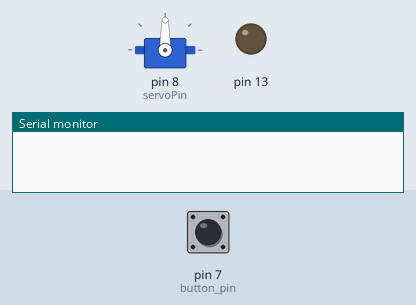
Recording of a sketch running on a simulated Arduino Uno, built with avr-gcc and run on an emulated ATmega328P. Parts: servo, output pins drawn as LEDs (lit = HIGH), the last lines printed to the serial monitor. The inputs (shaded band) are chosen by the test bench; at power-on: pin 7 (button_pin) HIGH.

Above: at 1.2 s.
1.3 s: pin 7 (button_pin) pulled LOW for 0.15 s
At 1.37 s:
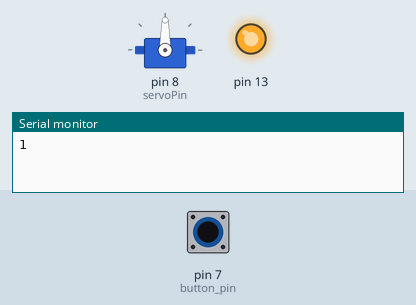
2.9 s: pin 7 (button_pin) pulled LOW for 3.2 s
At 7.4 s:
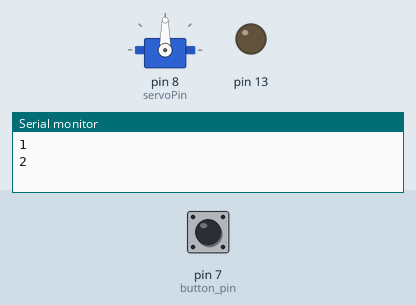
Timing chart, 0 to 8.9 s (numbered marks = the images above; inputs shaded):
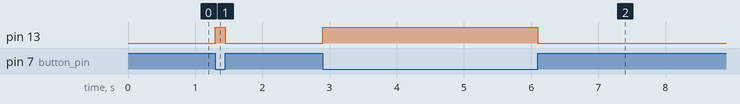

The sketch:

Spam_to_Unlock.ino
```cpp
#include <Servo.h>
#define button_pin 7

int butt_req = 100;
int butt_count = 0;
int butt_state = 0;
int prev_butt_state = 0;
int servoPin = 8;
Servo servo;
int servoAngle = 0;

void setup() {
  Serial.begin(9600);

  servo.attach(servoPin);

  pinMode(button_pin, INPUT_PULLUP);
  pinMode(13, OUTPUT);
  digitalWrite(13, LOW);

}

void loop() {
  butt_state = digitalRead(button_pin);
  if(butt_state != prev_butt_state){
    if (butt_state == HIGH){
      digitalWrite(13, LOW);

    } else {
      digitalWrite(13, HIGH);
      butt_count++;
      Serial.println(butt_count);
    }
    delay(50);

  }

  prev_butt_state = butt_state;
  if (butt_count == butt_req){
    servo.write(15);
    //delay(1000);
    }
}
```

Measured:
- after the input at 1.3 s, pin 13: LOW → HIGH at once, → LOW 0.15 s later
- after the input at 2.9 s, pin 13: LOW → HIGH at once, → LOW 3.2 s later
